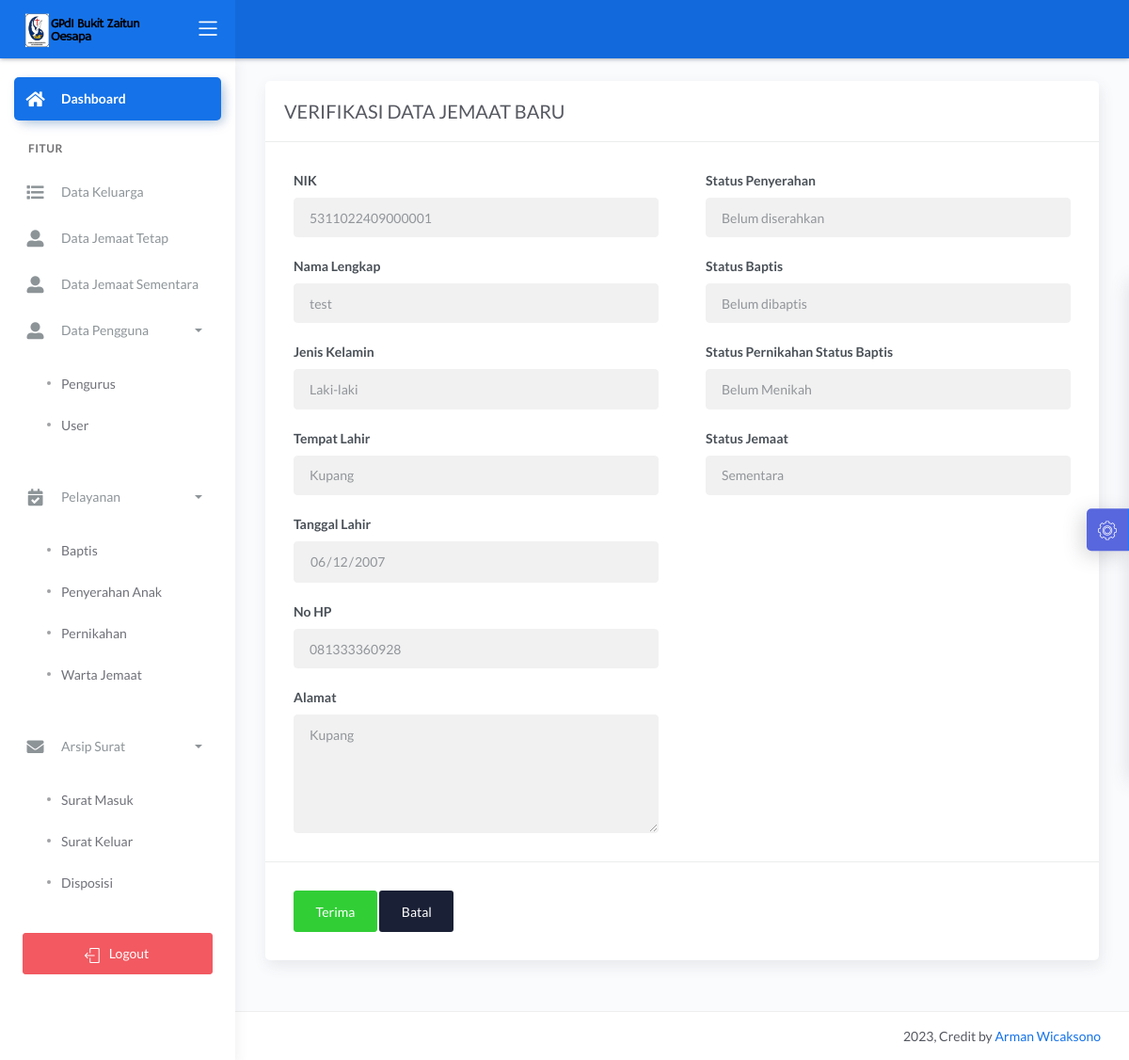
/dashboard/main2.php?halaman=verifikasi_jemaat&id_jemaat=525 (signed in), run on the app's committed database.
### tables this page shows
CREATE TABLE `jemaat` (
  `id_jemaat` int(11) NOT NULL,
  `tanggal_pendaftaran` date DEFAULT NULL,
  `nik` varchar(16) DEFAULT NULL,
  `nama` varchar(50) NOT NULL,
  `tempat_lahir` varchar(20) NOT NULL,
  `tanggal_lahir` date NOT NULL,
  `no_hp` varchar(12) NOT NULL,
  `jenis_kelamin` enum('Laki-laki','Perempuan') NOT NULL,
  `alamat` text NOT NULL,
  `status_j` int(11) NOT NULL,
  `ket` varchar(10) NOT NULL,
  `username` varchar(20) NOT NULL,
  `password` varchar(20) NOT NULL,
  `baptis` int(11) NOT NULL,
  `penyerahan` int(11) NOT NULL,
  `pernikahan` int(11) NOT NULL
);

### dashboard/verifikasi_jemaat.php (the view, shortened to what this page needs)
<?php
if (isset($_GET['id_jemaat'])) {
	$id_jemaat = $_GET['id_jemaat'];
	$tampil_nik = "SELECT * FROM jemaat WHERE id_jemaat=$id_jemaat";
	$query = mysqli_query($konek, $tampil_nik);
	$data = mysqli_fetch_array($query, MYSQLI_BOTH);
	$nik = $data['nik'];
	$nama = $data['nama'];
	$tempat = $data['tempat_lahir'];
	$tanggal = $data['tanggal_lahir'];
	$jekel = $data['jenis_kelamin'];
    $alamat =$data['alamat'];
    $no_hp =$data['no_hp'];
    $ket =$data['ket'];
    $penyerahan =$data['penyerahan'];
    $baptis =$data['baptis'];
    $pernikahan =$data['pernikahan'];
}
?>
<link href="css/sweetalert.css" rel="stylesheet" type="text/css">
<div class="page-inner">
	<div class="row">
		<div class="col-md-12">
			<form method="POST">
				<div class="card">
					<div class="card-header">
						<div class="card-title">VERIFIKASI DATA JEMAAT BARU</div>
					</div>
					<div class="card-body">
					<div class="row">
							<div class="col-md-6 col-lg-6">
								<div class="form-group">
									<label>NIK</label>
									<input disabled type="number" name="nik" class="form-control" placeholder="NIK Anda.." value="<?= $nik; ?>">
								</div>
								<div class="form-group">
									<label>Nama Lengkap</label>
									<input disabled type="text" name="nama" class="form-control" placeholder="Nama Lengkap Anda.." value="<?= $nama; ?>">
								</div>
								<div class="form-group">
									<label>Jenis Kelamin</label>
									<input disabled type="text" name="nama" class="form-control" placeholder="Nama Lengkap Anda.." value="<?= $jekel; ?>">
								</div>
								<div class="form-group">
									<label>Tempat Lahir</label>
									<input disabled type="text" name="tempat" class="form-control" value="<?= $tempat; ?>">
								</div>
								<div class="form-group">
									<label>Tanggal Lahir</label>
									<input disabled type="date" name="tgl" class="form-control" value="<?= $tanggal; ?>">
								</div>
								<div class="form-group">
									<label for="comment">No HP</label>
									<input disabled type="text" name="no_hp" class="form-control" value="<?= $no_hp; ?>">
								</div>
								<div class="form-group">
									<label for="comment">Alamat</label>
									<textarea disabled class="form-control" name="alamat" rows="5"><?= $alamat ?></textarea>
								</div>
							</div>
							<div class="col-md-6 col-lg-6">
								<div class="form-group">
									<label>Status Penyerahan</label>
                                    <?php if ($penyerahan == 0) {
                                        $penyerahan = "Belum diserahkan";
                                    }else {
                                        $penyerahan = "Sudah diserahkan";
                                    } ?>
									<input disabled type="text" name="no_hp" class="form-control" value="<?= $penyerahan; ?>">
								</div>
								<div class="form-group">
									<label>Status Baptis</label>
                                    <?php if ($baptis == 0) {
                                        $baptis = "Belum dibaptis";
                                    }else {
                                        $baptis = "Sudah dibaptis";
                                    } ?>
									<input disabled type="text" name="no_hp" class="form-control" value="<?= $baptis; ?>">
								</div>
								<div class="form-group">
									<label>Status Pernikahan</label>
									<label>Status Baptis</label>
                                    <?php if ($pernikahan == 0) {
                                        $pernikahan = "Belum Menikah";
                                    }else if ($pernikahan == 1) {
                                        $pernikahan = "Sudah Menikah";
                                    }else {
                                        $pernikahan = "Janda/Duda";
                                    } ?>
									<input disabled type="text" name="no_hp" class="form-control" value="<?= $pernikahan; ?>">
								</div>
								<div class="form-group">
									<label>Status Jemaat</label>
                                    <?php if ($ket == 0) {
                                        $ket = "Sementara";
                                    }else {
                                        $ket = "Tetap";
                                    } ?>
									<input disabled type="text" name="no_hp" class="form-control" value="<?= $ket; ?>">
								</div>
							</div>
						</div>
					</div>
					<div class="card-action">
						<button name="ubah" class="btn btn-success">Terima</button>
						<a href="main2.php" class="btn btn-default">Batal</a>
					</div>
				</div>
		</div>
	</div>
</div>

### data on the page
jemaat: nik "5311022409000001", nama "test", nama "Laki-laki", tempat "Kupang", tgl "06/12/2007", no_hp "081333360928", alamat "Kupang", no_hp "Belum diserahkan", no_hp "Belum dibaptis", no_hp "Belum Menikah", no_hp "Sementara"
